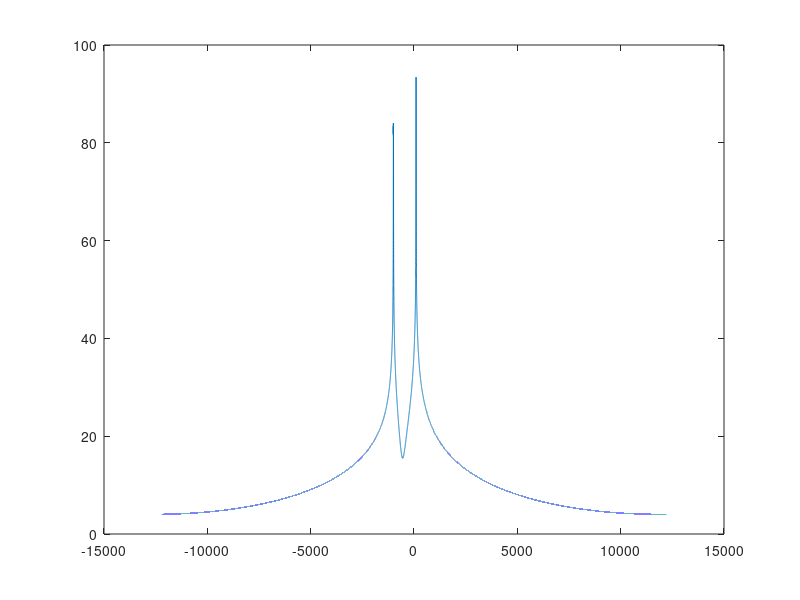

Source code (MATLAB): (Note: this script raises an error after producing the figure.)
%%
clear all;
FS = 100E6/4096;    %% SAMPLING RATE OF SYSTEM ~24 kHz

%% Test signal has two components.
% 1. Constant frequency at 100 Hz.
% 2. Increasing frequency from -1 kHz
Fc1 = -1E3;     a  = 10.1;  %% Chirp rate
Fc2 =  100;
SNR = 10000000;             %% Noise of signal
% Total time of record is SampleNumber*FS
SampleNumber = 2^17;
t  = (0:(1/FS):(SampleNumber-1)/FS)';
%% Signal Generation.............
sig = exp(1i*(a*t.^2+2*pi*Fc1*t)) + exp(1i*(2*pi*Fc2*t));
sig_n = awgn((sig),SNR,'measured');
%% Signal Plot
plot(linspace(-FS/2,FS/2,2^16),20*log10(abs(fftshift(fft(sig_n,2^16)))));


%% RECORD PART.......................................................
I_data      = real(sig_n);       %% I component
Q_data      = imag(sig_n);       %% Q component
FilterType  = 0;             %% 0: 3 kHz , 1: 6 kHz, 2: 9 kHz, 3: 12 kHz
fileName    = 'record.wav';    %% Name of File
%% Record IQ signal to Wav format.
IQ2wav(I_data,Q_data,FilterType, FS, fileName);

%% Replay the sound.....
[Y,sampleRate] = audioread(fileName);
sound(Y,sampleRate);